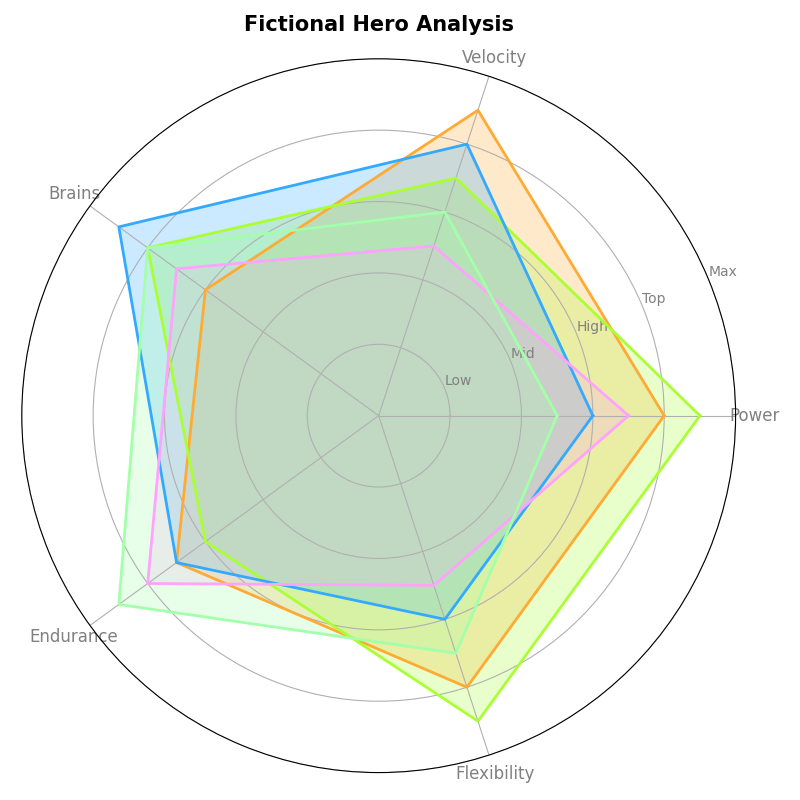

Generate this figure with Python:
import numpy as np
import matplotlib.pyplot as plt
from math import pi

categories = ['Power', 'Velocity', 'Brains', 'Endurance', 'Flexibility']
N = len(categories)

data = {
    'Marvel': [8, 9, 6, 7, 8],
    'DC': [9, 7, 8, 6, 9],
    'Anime': [6, 8, 9, 7, 6],
    'Fantasy': [7, 5, 7, 8, 5],
    'Sci-Fi': [5, 6, 8, 9, 7]
}

angles = np.linspace(0, 2 * pi, N, endpoint=False).tolist()
angles += angles[:1]

category_averages = np.mean(list(data.values()), axis=0)

fig, ax2 = plt.subplots(1, 1, figsize=(8, 8), subplot_kw={'polar': True})

def plot_radar(ax, data, categories, angles, colors):
    for i, (universe, values) in enumerate(data.items()):
        values += values[:1]
        ax.plot(angles, values, color=colors[i], linewidth=2, linestyle='solid')
        ax.fill(angles, values, color=colors[i], alpha=0.25)
    ax.set_xticks(angles[:-1])
    ax.set_xticklabels(categories, color='grey', size=12)
    ax.set_yticklabels(["Low", "Mid", "High", "Top", "Max"], color="grey", size=10)
    ax.set_title('Fictional Hero Analysis', size=15, fontweight='bold', pad=20)
    ax.set_ylim(0, 10)

colors = ['#FFAA33', '#AAFF33', '#33AAFF', '#FFA3FF', '#A3FFAA']

plot_radar(ax2, data, categories, angles, colors)

plt.tight_layout()
plt.show()
